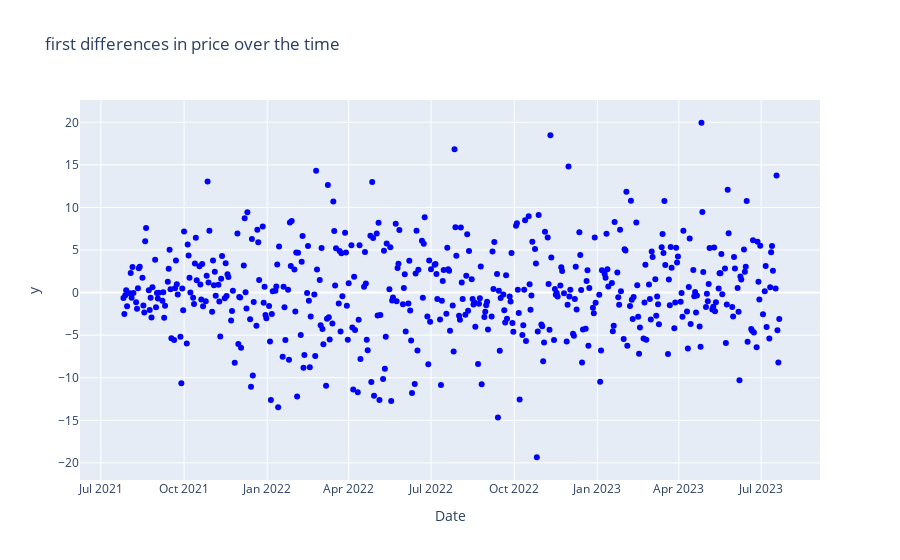

The notebook cell saved with this chart:
### Markdown cell above
##### First difference in stock price

### Code cell
fig_scatter2 = px.scatter(data_frame = timeseries, 
                         x= timeseries.index,
                         y =timeseries['Close'].diff(), 
                         title = "first differences in price over the time", 
                         labels = {'Y': 'first differece price'})
fig_scatter2.update_traces(marker=dict(color='blue'))
fig_scatter2.show()

### Figure 1 — Plotly figure (JSON) as saved in the notebook; plotly's stock layout.template omitted (floating-point values rounded to 4 significant figures; data arrays with more than 128 entries replaced by an {"elided": "..."} marker saying what was removed)
{"data": [{"hovertemplate": "Date=%{x}<br>y=%{y}<extra></extra>", "legendgroup": "", "marker": {"color": "blue", "symbol": "circle"}, "mode": "markers", "name": "", "orientation": "v", "showlegend": false, "type": "scatter", "x": {"elided": "502 str values"}, "xaxis": "x", "y": {"elided": "502 float values"}, "yaxis": "y"}], "layout": {"legend": {"tracegroupgap": 0}, "title": {"text": "first differences in price over the time"}, "xaxis": {"anchor": "y", "domain": [0, 1], "title": {"text": "Date"}}, "yaxis": {"anchor": "x", "domain": [0, 1], "title": {"text": "y"}}}}
